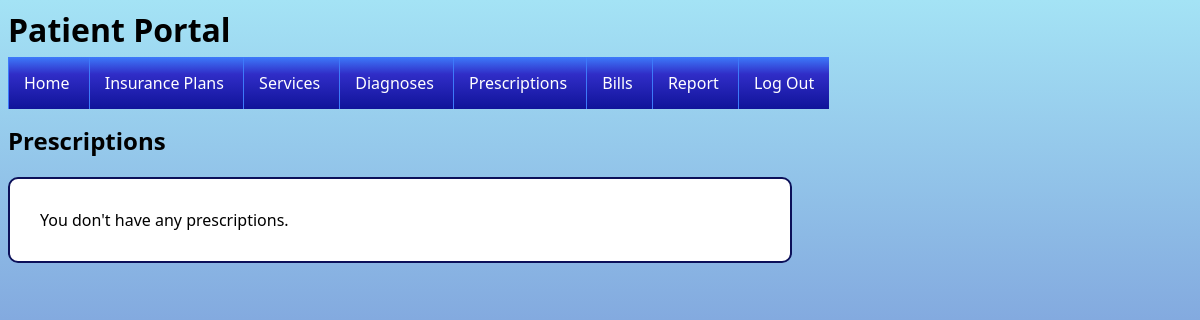
Before: /patient-prescriptions.php (signed in) with the older database file.
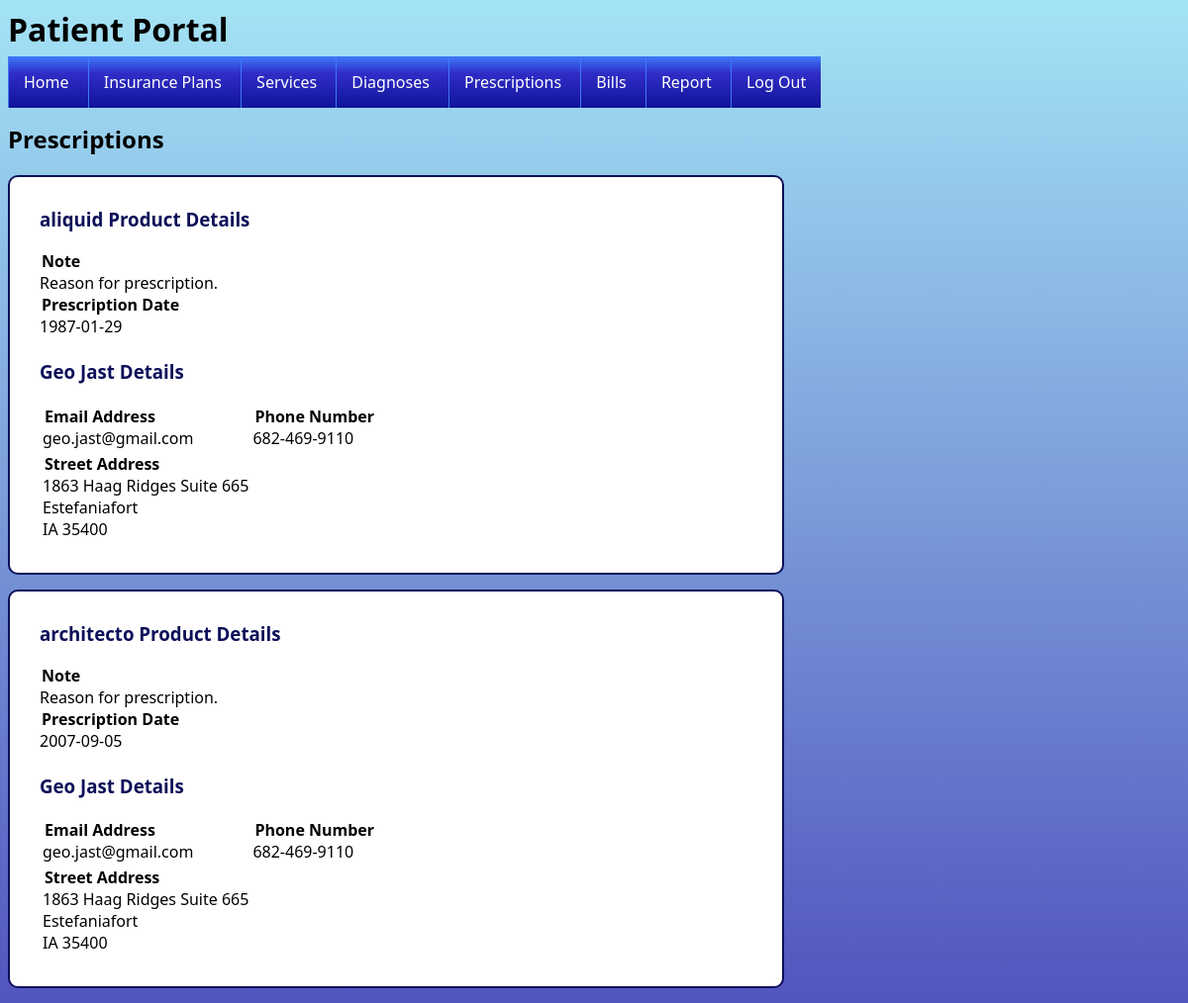
After: the same page with the newer database file.
### tables this page shows
CREATE TABLE Products (
	ProductID INT(10) NOT NULL AUTO_INCREMENT,
	Name TEXT NOT NULL,
	Cost INT NOT NULL,
	PRIMARY KEY (ProductID),
	UNIQUE (Name),
	CHECK (Cost >= 100 AND Cost <= 500)
)
COLLATE='utf8_general_ci';

CREATE TABLE PatientsPrescriptions (
	PatientID INT(10) NOT NULL,
	ProductID INT(10) NOT NULL,
	DoctorID INT(10) NOT NULL,
	Note TEXT NOT NULL,
	PrescriptionDate DATE NOT NULL,
	PRIMARY KEY (PatientID, ProductID),
	FOREIGN KEY (PatientID) REFERENCES Patients(PatientID),
	FOREIGN KEY (ProductID) REFERENCES Products(ProductID),
	FOREIGN KEY (DoctorID) REFERENCES Doctors(DoctorID)
)
COLLATE='utf8_general_ci';

CREATE TABLE Doctors (
	DoctorID INT(10) NOT NULL AUTO_INCREMENT,
	HospitalID INT(10) NOT NULL,
	FirstName TEXT NOT NULL,
	LastName TEXT NOT NULL,
	EmailAddress TEXT NOT NULL,
	PhoneNumber CHAR(12) NOT NULL,
	AddressID INT(10) NOT NULL,
	Password VARCHAR(20) NOT NULL,
	PRIMARY KEY (DoctorID),
	FOREIGN KEY (HospitalID) REFERENCES Hospitals(HospitalID),
	FOREIGN KEY (AddressID) REFERENCES Addresses(AddressID),
	UNIQUE (EmailAddress),
	UNIQUE (PhoneNumber),
	CHECK (EmailAddress REGEXP '[A-Za-z0-9.]*@[A-Za-z0-9.]*\.[A-Za-z0-9]*'),
	CHECK (PhoneNumber REGEXP '[0-9]{3}-[0-9]{3}-[0-9]{4}')
)
COLLATE='utf8_general_ci';

CREATE TABLE Addresses (
	AddressID INT(10) NOT NULL AUTO_INCREMENT,
	Street TEXT NOT NULL,
	City TEXT NOT NULL,
	StateCode CHAR(2) NOT NULL,
	ZipCode CHAR(5) NOT NULL,
	PRIMARY KEY (AddressID),
	UNIQUE (Street, City, StateCode, ZipCode),
	CHECK (StateCode REGEXP '[A-Z]{2}'),
	CHECK (ZipCode REGEXP '[0-9]{5}')
)
COLLATE='utf8_general_ci';

### patient-prescriptions.php (the view, shortened to what this page needs)
<?php
include 'includes/dbconn.php';
$conn = new mysqli($servername, $username, "", "db1", $sqlport, $socket);
$patientID = $_SESSION['PATIENT_ID'];
?>
<html>
	<head>
		<link href = 'style.css' rel = 'stylesheet'>
	</head>
	<body>
		<?php
		require "patient-header.php";
		echo "<h2>Prescriptions</h2>";
		$query = mysqli_query($conn, "SELECT * FROM PatientsPrescriptions WHERE PatientID = '$patientID' ORDER BY PrescriptionDate");
		$result = mysqli_fetch_assoc($query);
		if(!$result)
		{
			echo	"<div class = \"infoBox patient\">
						<span>You don't have any prescriptions.</span>
					</div>";
		}
		else
		{
			while($result)
			{
				$product = mysqli_fetch_assoc(mysqli_query($conn, "SELECT * FROM Products WHERE ProductID = '" . $result['ProductID'] . "'"));
				$doctor = mysqli_fetch_assoc(mysqli_query($conn, "SELECT * FROM Doctors WHERE DoctorID = '" . $result['DoctorID'] . "'"));
				$address = mysqli_fetch_assoc(mysqli_query($conn, "SELECT * FROM Addresses WHERE AddressID = '" . $doctor['AddressID'] . "'"));
				echo	"<div class = \"infoBox patient\">
							<section class = infoHeader>
								<h3>" . $product['Name'] . " Details</h3>
							</section>
							<section class = infoFields>
								<legend>Note</legend>
								<span>" . $result['Note'] . "</span>
								<legend>Prescription Date</legend>
								<span>" . $result['PrescriptionDate'] . "</span>
							</section>
							</br>
							<section class = infoHeader>
								<h3>" . $doctor['FirstName'] . " " . $doctor['LastName'] . " Details</h3>
							</section>
							<table class = infoFields>
								<tr>
									<td>
										<legend>Email Address</legend>
										<span>" . $doctor['EmailAddress'] . "</span>
									</td>
									<td>
										<legend>Phone Number</legend>
										<span>" . $doctor['PhoneNumber'] . "</span>
									</td>
								</tr>
								<tr>
									<td>
										<legend>Street Address</legend>
										<span>" . $address['Street'] . "</span>
										</br>
										<span>" . $address['City'] . "</span>
										</br>
										<span>" . $address['StateCode'] . " " . $address['ZipCode'] . "</span>
									</td>
								</tr>
							</table>
						</div>";
				$result = mysqli_fetch_assoc($query);
			}
		}
		?>
	</body>
</html>

Changed rows visible on the page:
now on this page (row unchanged): products: Name "aliquid Product"
added patientsprescriptions: Note "Reason for prescription.", PrescriptionDate "1987-01-29"
now on this page (row edited): doctors: FirstName "Geo", LastName "Jast", EmailAddress "geo.jast@gmail.com", PhoneNumber "682-469-9110"
now on this page (row unchanged): addresses: Street "1863 Haag Ridges Suite 665", City "Estefaniafort", StateCode "IA", ZipCode "35400"
now on this page (row unchanged): products: Name "architecto Product"
added patientsprescriptions: Note "Reason for prescription.", PrescriptionDate "2007-09-05"
Other visible differences:
new list line: "Details Note Prescription Date Details Email Address Phone Number Street Address"
text no longer shown: "You don't have any prescriptions."
